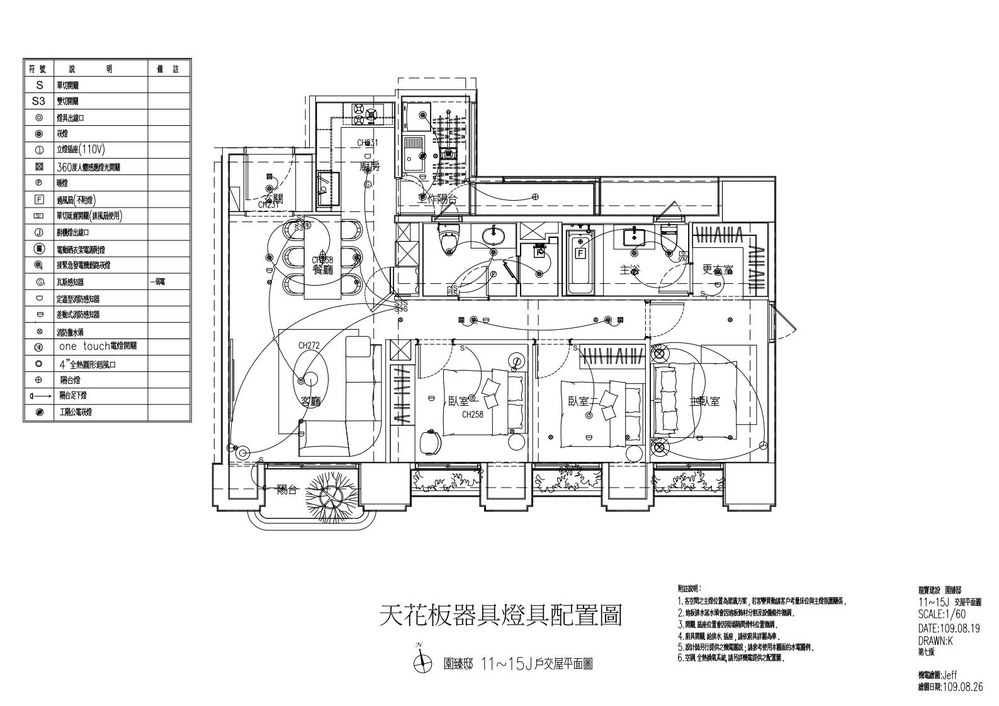
#> input picture Images/Examples/01.png, 999 x 706 px, shrunk from 1587 x 1122 before the run
$ python corner_detect_evaluation.py   (older library calls are emulated)
#> lines starting #> are read from the running program, lines starting #| are printed output that depends on the picture; after the words box and inside, x2 and y2 are one past the last pixel; in counts of white or black regions, pixels touching at a corner belong together
"""
Evaluation of different corner detections
Source https://www.geeksforgeeks.org/python-program-to-detect-the-edges-of-an-image-using-opencv-sobel-edge-detection/
"""

import cv2
import numpy as np
import os

example_image_path = (
    os.path.dirname(os.path.realpath(__file__)) + "/../../../Images/Examples/01.png"
)


img = cv2.imread(example_image_path)
#> img is the input picture: shape (706, 999, 3); min 0, max 255, mean 239.2
gray = cv2.cvtColor(img, cv2.COLOR_BGR2GRAY)
img_gaussian = cv2.GaussianBlur(gray, (3, 3), 0)

# canny
img_canny = cv2.Canny(img, 100, 200)
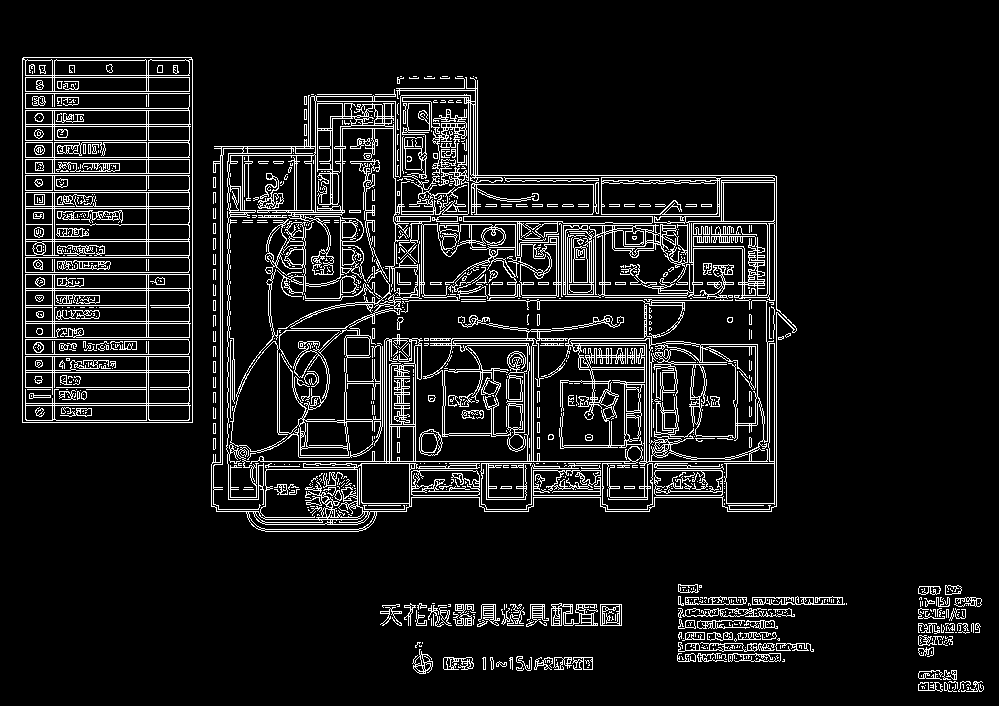
#> img_canny: shape (706, 999); 9.5% white in thin lines or dots, all inside (x1, y1, x2, y2) = (22, 57, 984, 692)

# sobel
img_sobelx = cv2.Sobel(img_gaussian, cv2.CV_8U, 1, 0, ksize=5)
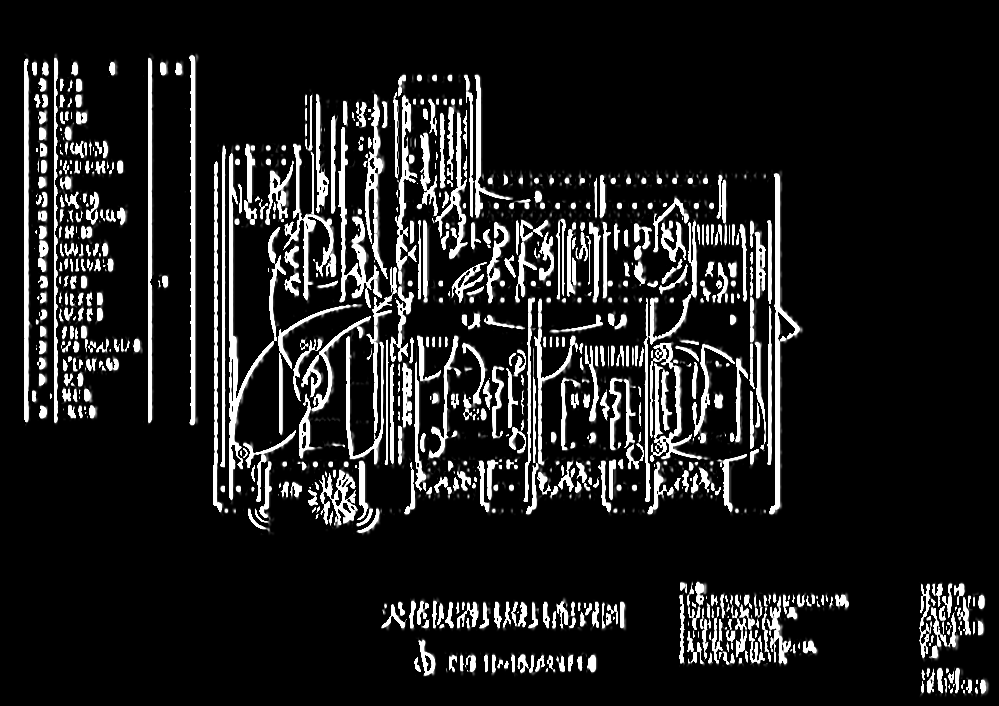
#> img_sobelx: shape (706, 999); min 0, max 255, mean 31.1
img_sobely = cv2.Sobel(img_gaussian, cv2.CV_8U, 0, 1, ksize=5)
img_sobel = img_sobelx + img_sobely
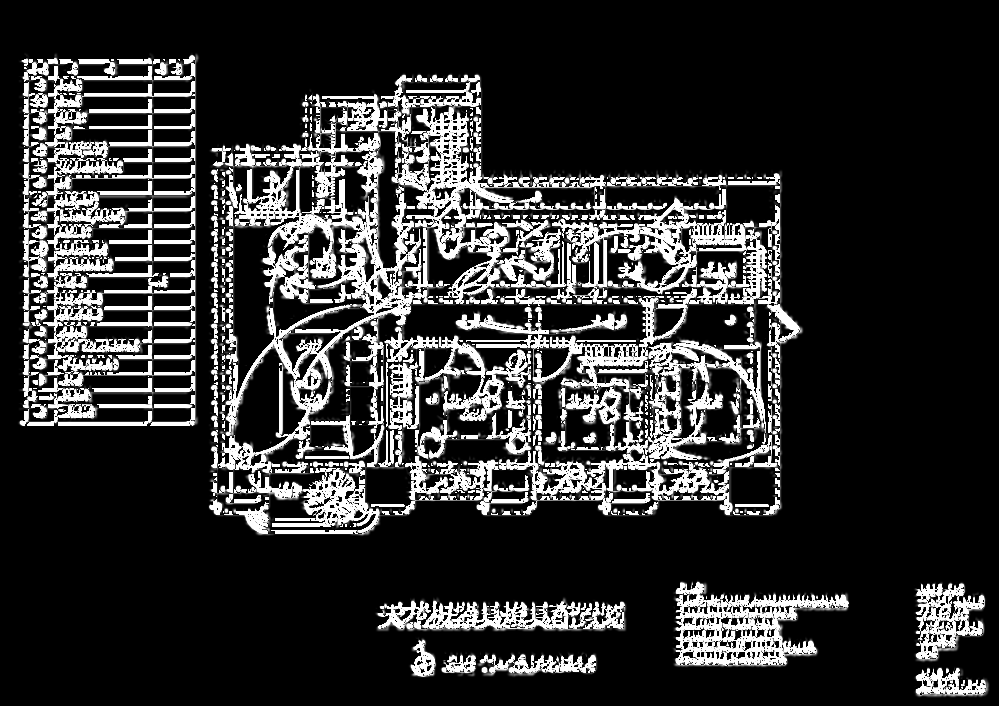
#> img_sobel: shape (706, 999); min 0, max 255, mean 47.4

# prewitt
kernelx = np.array([[1, 1, 1], [0, 0, 0], [-1, -1, -1]])
kernely = np.array([[-1, 0, 1], [-1, 0, 1], [-1, 0, 1]])
img_prewittx = cv2.filter2D(img_gaussian, -1, kernelx)
img_prewitty = cv2.filter2D(img_gaussian, -1, kernely)
laplacian = cv2.Laplacian(img, cv2.CV_64F)
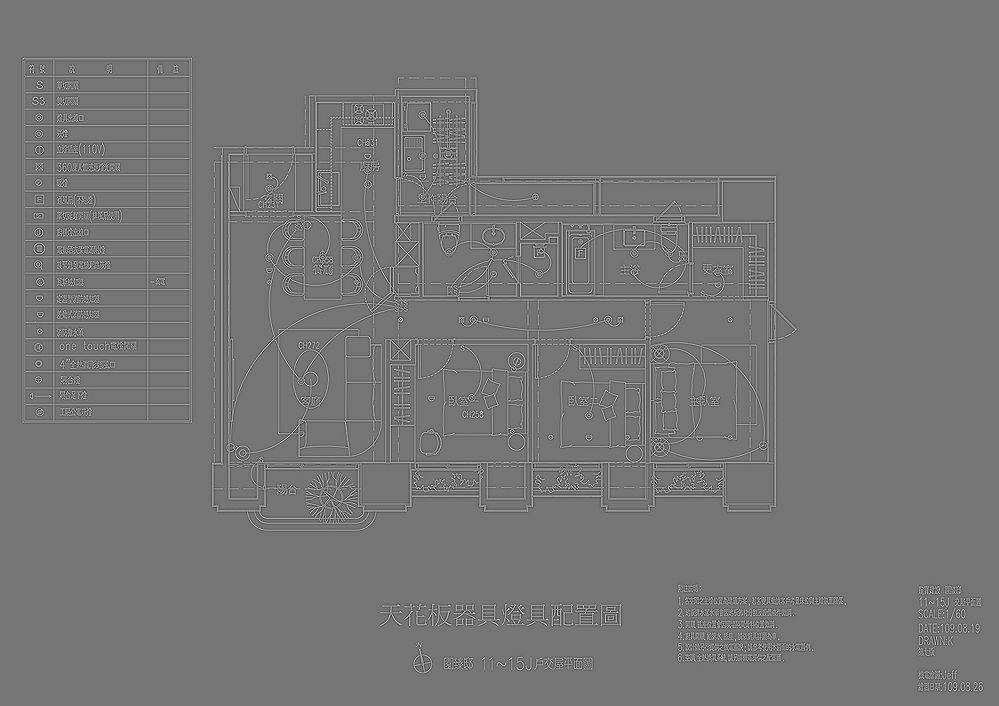
#> laplacian: shape (706, 999, 3) float64; min -641, max 743, mean 0; drawn with min black and max white

cv2.imshow("Original Image", img)
cv2.imshow("Canny", img_canny)  # appears to be best
cv2.imshow("Sobel X", img_sobelx)
cv2.imshow("Sobel Y", img_sobely)
cv2.imshow("Sobel", img_sobel)
cv2.imshow("Prewitt X", img_prewittx)
cv2.imshow("Prewitt Y", img_prewitty)
cv2.imshow("Prewitt", img_prewittx + img_prewitty)
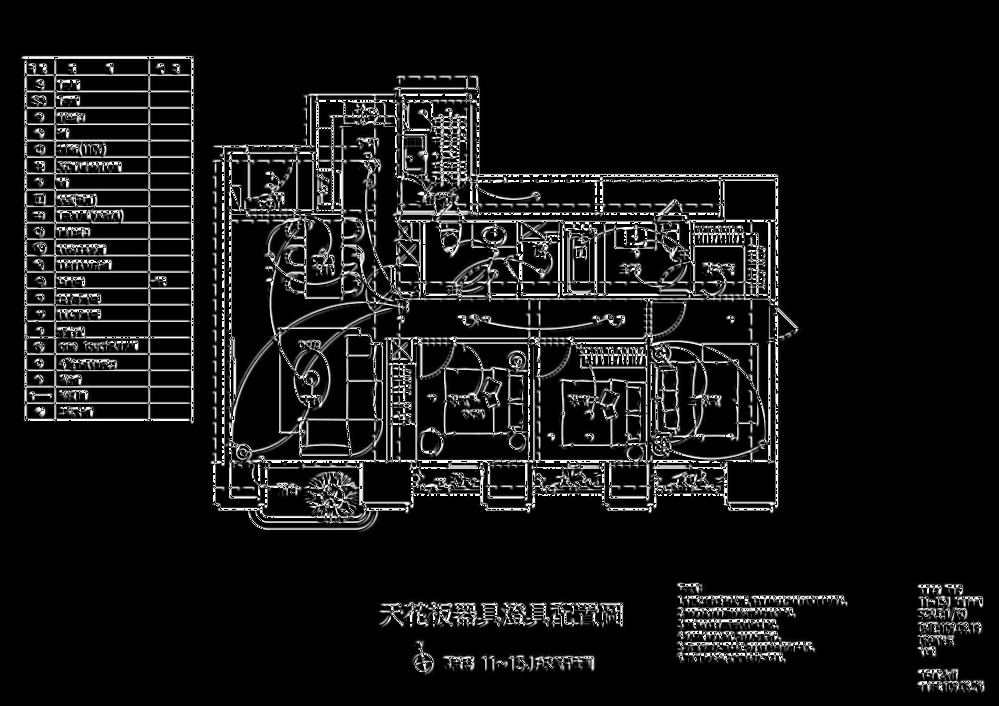
#> window 'Prewitt': shape (706, 999); min 0, max 255, mean 21.2
cv2.imshow("laplacian", laplacian)  # second best
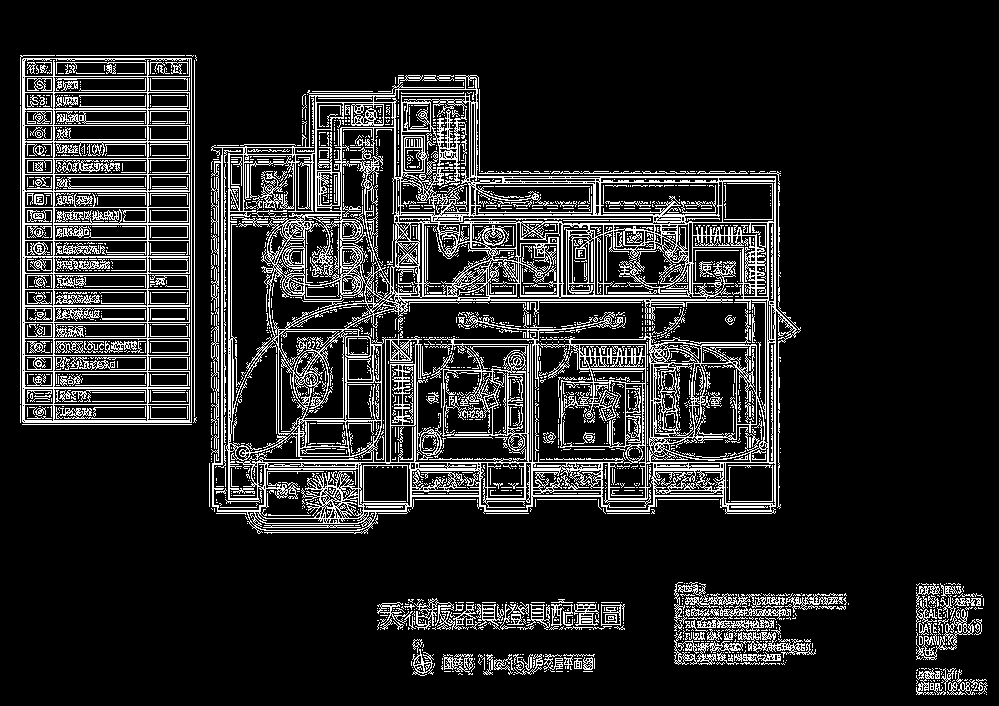
#> window 'laplacian': shape (706, 999, 3); 14.4% white in thin lines or dots, all inside (x1, y1, x2, y2) = (20, 55, 988, 695)

cv2.waitKey(0)
cv2.destroyAllWindows()
